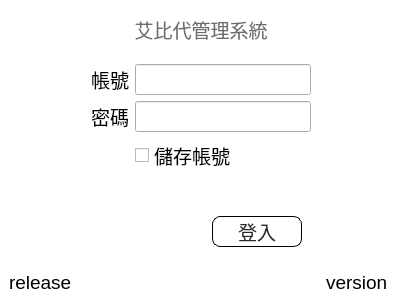
<?xml version="1.0" encoding="UTF-8"?>
<ui version="4.0">
 <class>DialogLogin</class>
 <widget class="QDialog" name="DialogLogin">
  <property name="geometry">
   <rect>
    <x>0</x>
    <y>0</y>
    <width>402</width>
    <height>300</height>
   </rect>
  </property>
  <property name="windowTitle">
   <string>Dialog</string>
  </property>
  <layout class="QGridLayout" name="gridLayout">
   <property name="leftMargin">
    <number>0</number>
   </property>
   <property name="topMargin">
    <number>0</number>
   </property>
   <property name="rightMargin">
    <number>0</number>
   </property>
   <property name="bottomMargin">
    <number>0</number>
   </property>
   <property name="spacing">
    <number>0</number>
   </property>
   <item row="0" column="0">
    <widget class="QWidget" name="wBg" native="true">
     <property name="font">
      <font>
       <pointsize>14</pointsize>
      </font>
     </property>
     <property name="styleSheet">
      <string notr="true">QWidget#wBg{background-color: rgb(255, 255, 255);}</string>
     </property>
     <layout class="QGridLayout" name="gridLayout_3">
      <item row="3" column="1">
       <spacer name="verticalSpacer">
        <property name="orientation">
         <enum>Qt::Vertical</enum>
        </property>
        <property name="sizeHint" stdset="0">
         <size>
          <width>20</width>
          <height>40</height>
         </size>
        </property>
       </spacer>
      </item>
      <item row="2" column="0">
       <spacer name="horizontalSpacer">
        <property name="orientation">
         <enum>Qt::Horizontal</enum>
        </property>
        <property name="sizeHint" stdset="0">
         <size>
          <width>40</width>
          <height>20</height>
         </size>
        </property>
       </spacer>
      </item>
      <item row="1" column="1">
       <spacer name="verticalSpacer_2">
        <property name="orientation">
         <enum>Qt::Vertical</enum>
        </property>
        <property name="sizeHint" stdset="0">
         <size>
          <width>20</width>
          <height>40</height>
         </size>
        </property>
       </spacer>
      </item>
      <item row="2" column="1">
       <widget class="QWidget" name="widget_2" native="true">
        <layout class="QFormLayout" name="formLayout">
         <item row="0" column="0">
          <widget class="QLabel" name="label">
           <property name="text">
            <string>帳號</string>
           </property>
          </widget>
         </item>
         <item row="0" column="1">
          <widget class="QLineEdit" name="txUser"/>
         </item>
         <item row="1" column="0">
          <widget class="QLabel" name="label_2">
           <property name="text">
            <string>密碼</string>
           </property>
          </widget>
         </item>
         <item row="1" column="1">
          <widget class="QLineEdit" name="txPass">
           <property name="echoMode">
            <enum>QLineEdit::Password</enum>
           </property>
          </widget>
         </item>
         <item row="4" column="1">
          <widget class="QWidget" name="widget_3" native="true">
           <property name="styleSheet">
            <string notr="true">
QPushButton{
font: 20px &quot;Microsoft JhengHei UI&quot;;

}

QPushButton{background-color: rgb(255, 255, 255);
border-radius:8px;
color: rgb(41,41,41);
border: 1px solid #000000; }


QPushButton:hover 
{ 
background-color: #55aaff; 
border-style: outset; 
border-width: 2px; 
font: 700 18px &quot;Microsoft JhengHei UI&quot;; 
}
QPushButton:pressed { 
border-style: outset; 
border-width: 0px; 
font: 700 24px &quot;Microsoft JhengHei UI&quot;; 
color:rgb(241,241,241);
background-color:#3c78b4;
}</string>
           </property>
           <layout class="QGridLayout" name="gridLayout_2">
            <item row="0" column="1">
             <widget class="QPushButton" name="btnLogin">
              <property name="minimumSize">
               <size>
                <width>90</width>
                <height>0</height>
               </size>
              </property>
              <property name="text">
               <string>登入</string>
              </property>
             </widget>
            </item>
            <item row="0" column="0">
             <spacer name="horizontalSpacer_3">
              <property name="orientation">
               <enum>Qt::Horizontal</enum>
              </property>
              <property name="sizeHint" stdset="0">
               <size>
                <width>40</width>
                <height>20</height>
               </size>
              </property>
             </spacer>
            </item>
           </layout>
          </widget>
         </item>
         <item row="3" column="1">
          <widget class="QLabel" name="lbMsg">
           <property name="styleSheet">
            <string notr="true">color: rgb(255, 0, 0);</string>
           </property>
           <property name="text">
            <string/>
           </property>
          </widget>
         </item>
         <item row="2" column="1">
          <widget class="QCheckBox" name="checkBox">
           <property name="focusPolicy">
            <enum>Qt::NoFocus</enum>
           </property>
           <property name="text">
            <string>儲存帳號</string>
           </property>
          </widget>
         </item>
        </layout>
       </widget>
      </item>
      <item row="2" column="2">
       <spacer name="horizontalSpacer_2">
        <property name="orientation">
         <enum>Qt::Horizontal</enum>
        </property>
        <property name="sizeHint" stdset="0">
         <size>
          <width>40</width>
          <height>20</height>
         </size>
        </property>
       </spacer>
      </item>
      <item row="0" column="1">
       <widget class="QLabel" name="label_3">
        <property name="minimumSize">
         <size>
          <width>0</width>
          <height>40</height>
         </size>
        </property>
        <property name="styleSheet">
         <string notr="true">color: rgb(109, 109, 109);
font: 700 28pt &quot;Microsoft JhengHei UI&quot;;</string>
        </property>
        <property name="text">
         <string>艾比代管理系統</string>
        </property>
        <property name="alignment">
         <set>Qt::AlignCenter</set>
        </property>
       </widget>
      </item>
      <item row="3" column="2">
       <widget class="QLabel" name="lbVersion">
        <property name="text">
         <string>version</string>
        </property>
       </widget>
      </item>
      <item row="3" column="0">
       <widget class="QLabel" name="lbRelease">
        <property name="text">
         <string>release</string>
        </property>
       </widget>
      </item>
     </layout>
    </widget>
   </item>
  </layout>
 </widget>
 <resources/>
 <connections/>
</ui>
